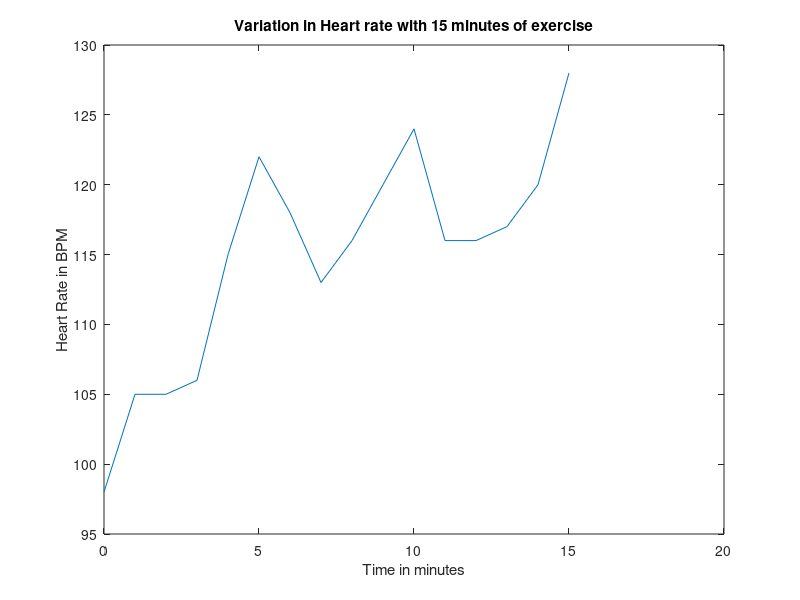

Here is the MATLAB script that generated this plot:
% DSP Homework 1
% Neeraja Gopal-1001119411
% time (in minutes) vs heart rate plot

clear all;
close all;
clc;
T=0:15;
HR=[98,105,105,106,115,122,118,113,116,120,124,116,116,117,120,128];
figure;
plot(T,HR);xlabel('Time in minutes');ylabel('Heart Rate in BPM');
title('Variation in Heart rate with 15 minutes of exercise');
